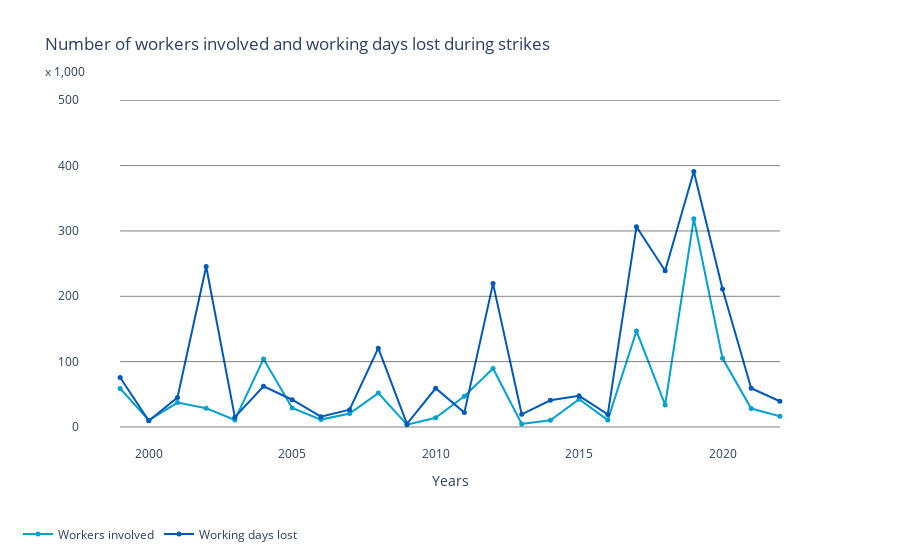

The notebook cell this image was saved under:
### Markdown cell above
At 17 thousand, the number of workers on strike in 2022 was lower than in 2021 (28 thousand workers) and considerably lower than in 2020, when there were 105 thousand. As a result, fewer working days were lost in 2020 and 2021.

### Code cell
import plotly.graph_objects as go
import pandas as pd

# Read the data from table2.csv
df2 = pd.read_csv('table2.csv')

# Initialize a figure
fig2 = go.Figure()

# Create the first line
fig2.add_trace(
    go.Scatter(
        x=df2["Jaartal"], 
        y=df2["Workers involved (x 1,000)"],
        mode='lines+markers',
        line=dict(color='#00a1cd', width=2),
        marker=dict(color='#00a1cd', size=5),
        name="Workers involved",
        hovertemplate='<b>%{x}</b><br>Workers involved: <b>%{y} thousand</b> <extra></extra>'
    )
)

# Create the second line
fig2.add_trace(
    go.Scatter(
        x=df2["Jaartal"], 
        y=df2["Working days lost (x 1,000)"],
        mode='lines+markers',
        line=dict(color='#0058b8', width=2),
        marker=dict(color='#0058b8', size=5),
        name="Working days lost",
        hovertemplate='<b>%{x}</b><br>Working days lost: <b>%{y} thousand</b> <extra></extra>'
    )
)

# Customize the plot layout
fig2.update_layout(
    plot_bgcolor='white',
    xaxis=dict(title='Years'),
    yaxis=dict(title=''),  # Remove y-axis tick labels
    legend=dict(title='', orientation='h', yanchor='bottom', y=-0.3, xanchor='right', x=0.3),  # Update legend settings
    title="Number of workers involved and working days lost during strikes<br><sub>x 1,000</sub>"
)

# Add horizontal lines at y = 0, 100, 200, 300, 400, and 500
y_values = [0, 100, 200, 300, 400, 500]
for y in y_values:
    fig2.add_shape(
        type='line',
        x0=min(df2['Jaartal']),
        x1=max(df2['Jaartal']),
        y0=y,
        y1=y,
        line=dict(color='black'),
        line_width=0.5
    )

# Show the plot
fig2.show()

### Figure 1 — Plotly figure (JSON) as saved in the notebook; plotly's stock layout.template omitted (floating-point values rounded to 4 significant figures)
{"data": [{"hovertemplate": "<b>%{x}</b><br>Workers involved: <b>%{y} thousand</b> <extra></extra>", "line": {"color": "#00a1cd", "width": 2}, "marker": {"color": "#00a1cd", "size": 5}, "mode": "lines+markers", "name": "Workers involved", "type": "scatter", "x": [1999, 2000, 2001, 2002, 2003, 2004, 2005, 2006, 2007, 2008, 2009, 2010, 2011, 2012, 2013, 2014, 2015, 2016, 2017, 2018, 2019, 2020, 2021, 2022], "y": [58.9, 10.3, 37.4, 28.6, 10.8, 104.2, 29, 11.3, 20.7, 51.9, 3.6, 14.1, 47.1, 89.6, 4.5, 10.2, 42.4, 10.6, 146.9, 33.7, 318.7, 105, 28.2, 16.5]}, {"hovertemplate": "<b>%{x}</b><br>Working days lost: <b>%{y} thousand</b> <extra></extra>", "line": {"color": "#0058b8", "width": 2}, "marker": {"color": "#0058b8", "size": 5}, "mode": "lines+markers", "name": "Working days lost", "type": "scatter", "x": [1999, 2000, 2001, 2002, 2003, 2004, 2005, 2006, 2007, 2008, 2009, 2010, 2011, 2012, 2013, 2014, 2015, 2016, 2017, 2018, 2019, 2020, 2021, 2022], "y": [75.8, 9.4, 45.1, 245.5, 15, 62.2, 41.7, 15.8, 26.4, 120.6, 4.6, 59.2, 22, 219.4, 19.4, 40.9, 47.6, 19.2, 306.3, 239.1, 391, 211, 59.3, 39.4]}], "layout": {"legend": {"orientation": "h", "title": {"text": ""}, "x": 0.3, "xanchor": "right", "y": -0.3, "yanchor": "bottom"}, "plot_bgcolor": "white", "shapes": [{"line": {"color": "black", "width": 0.5}, "type": "line", "x0": 1999, "x1": 2022, "y0": 0, "y1": 0}, {"line": {"color": "black", "width": 0.5}, "type": "line", "x0": 1999, "x1": 2022, "y0": 100, "y1": 100}, {"line": {"color": "black", "width": 0.5}, "type": "line", "x0": 1999, "x1": 2022, "y0": 200, "y1": 200}, {"line": {"color": "black", "width": 0.5}, "type": "line", "x0": 1999, "x1": 2022, "y0": 300, "y1": 300}, {"line": {"color": "black", "width": 0.5}, "type": "line", "x0": 1999, "x1": 2022, "y0": 400, "y1": 400}, {"line": {"color": "black", "width": 0.5}, "type": "line", "x0": 1999, "x1": 2022, "y0": 500, "y1": 500}], "title": {"text": "Number of workers involved and working days lost during strikes<br><sub>x 1,000</sub>"}, "xaxis": {"title": {"text": "Years"}}, "yaxis": {"title": {"text": ""}}}}
